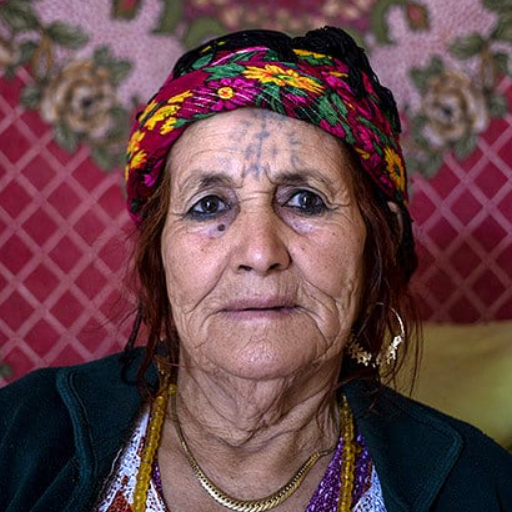
#> input picture houria.png, 512 x 512 px
$ python 2d_image_filtering.py
#> lines starting #> are read from the running program, lines starting #| are printed output that depends on the picture
#Algorithm:
#1. Load the image
#2. Compute the 2D FFT of the image as use fftshift to center the low frequencies
#3. Create a guassion filter to attenuate specific freqs
#4. Apply the Guassian filter
#5. Reconstruct the image

import numpy as np
import matplotlib.pyplot as plt
from scipy.fftpack import fft2, fftshift, ifft2
from PIL import Image
import scipy.stats as stats

#load the image
houria= np.asarray(Image.open('houria.png'))
#> houria is the input picture: shape (512, 512, 4); mean R, G, B, A 103.4, 69.7, 73, 255
imgL= np.mean(houria, axis=2)
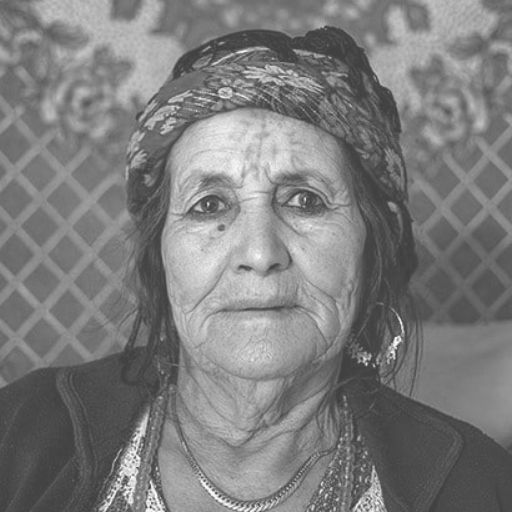
#> imgL: shape (512, 512) float64; min 63.75, max 253.2, mean 125.3

#Plot original image
plt.subplot2grid((2,2),(0,0))
plt.imshow(imgL, cmap=plt.cm.gray)
plt.axis('off')
plt.title('Original image')

#Compute the 2D FFT and shift zero frequency component to the center
imgX= fftshift(fft2(imgL))
powr2= np.log(np.abs(imgX))
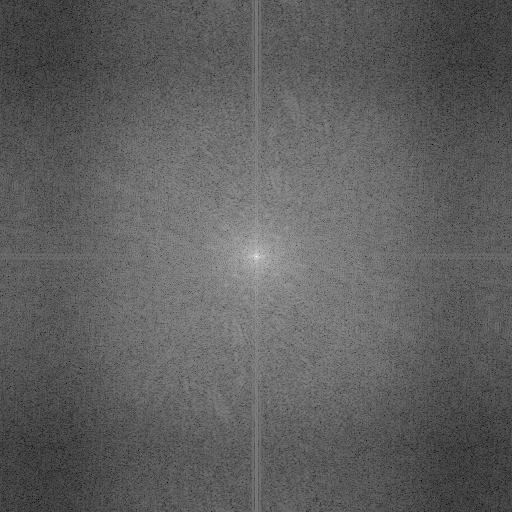
#> powr2: shape (512, 512) float64; min 1.37, max 17.31, mean 7.36; drawn with min black and max white

#Plot the amplitude spectrum
plt.subplot2grid((2,3),(1,0))
plt.imshow(powr2, cmap=plt.cm.gray)
plt.clim([0,15])
plt.axis('off')
plt.title('Amplitude spectrum')

#Gaussian filter parameters
width= .1 #width of Gaussian(control the amounts of high-freq filtering)
lims= np.shape(imgL) #get the image dimenstions
#> lims = (512, 512)
xr= stats.zscore(np.arange(lims[0])) #creates normalized cordinator array
#> xr = 512 values from -1.73 to 1.73
[x,y]= np.meshgrid(xr,xr) #creates a 2d meshgrid (x,y) from the normalized coordinates

gaus2d= 1-np.exp(-(x**2+y**2)/(2*width**2)) #calc 2d Gaussian filter based on width parameter. This filter attenuates high freqs in the iamge spectrum. Briefly the line add 1- at beggining of the next line to invert the filter

#Plotting the Guassian filter
plt.subplot2grid((2,3),(1,1))
plt.imshow(gaus2d, cmap=plt.cm.gray)
plt.axis('off')
plt.title('Gain function')

#show modulated spectrum
plt.subplot2grid((2,3),(1,2))
plt.imshow(np.log(np.abs(np.multiply(imgX, gaus2d))), cmap=plt.cm.gray) #element-wise multiplies the images spectrum with gaussian filter. This effectively filters out high freqs based on the Gaussian shape
plt.axis('off')
plt.clim([0,15])
plt.title('Modulated spectrum')

#Reconstrcut the Filtered image
imgrecon = np.real(ifft2( fftshift(np.multiply(imgX,gaus2d) )))
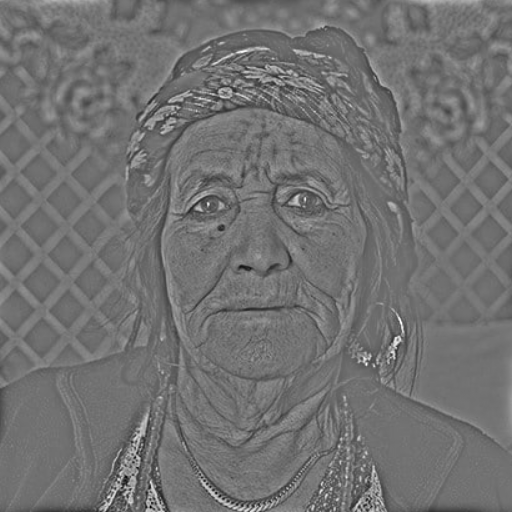
#> imgrecon: shape (512, 512) float64; min -107.7, max 133.2, mean 0.1; drawn with min black and max white

plt.subplot2grid((2,2),(0,1))
plt.imshow( imgrecon ,cmap=plt.cm.gray)
plt.axis('off')
plt.title('Filtered image')

plt.show()
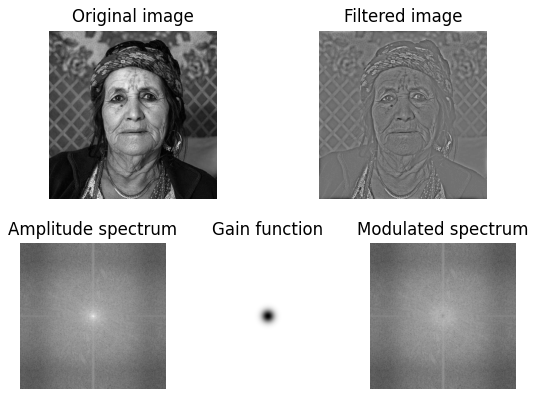
#> figure drawn by matplotlib, 5 panels
